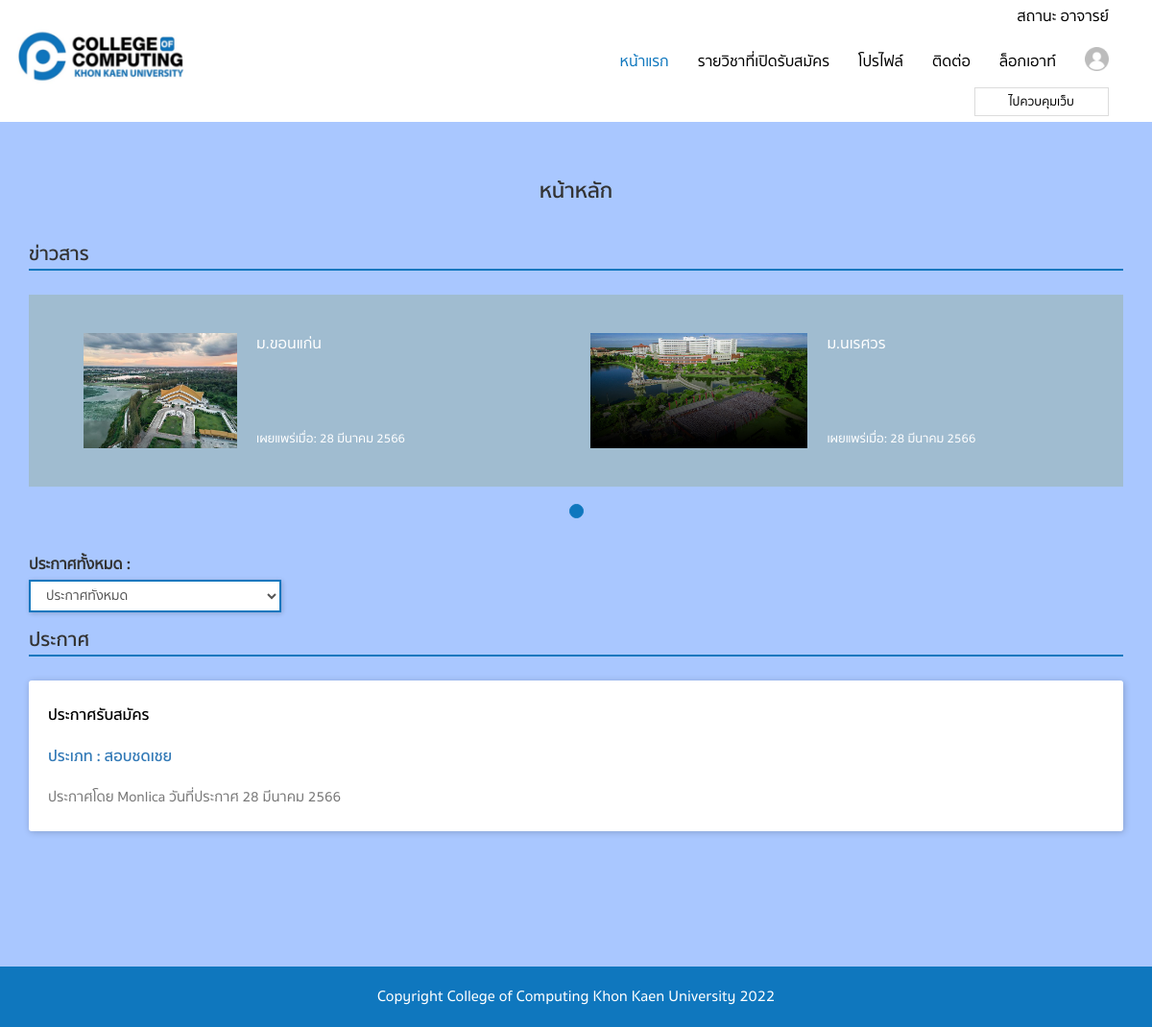
Page /teacher/index.php (signed in) on the committed database.
### tables this page shows
CREATE TABLE `news_report` (
  `pk` int(11) NOT NULL,
  `title` text NOT NULL,
  `detail` text NOT NULL,
  `img` text NOT NULL,
  `date_start` text NOT NULL,
  `date_start2` text NOT NULL,
  `date_time` text NOT NULL,
  `bill_no` text NOT NULL
);

CREATE TABLE `images` (
  `pk` int(11) NOT NULL,
  `bill_no` text NOT NULL,
  `img` text NOT NULL
);

CREATE TABLE `news_report2` (
  `pk` int(11) NOT NULL,
  `title` text NOT NULL,
  `detail` text NOT NULL,
  `img` text NOT NULL,
  `datafile` text NOT NULL,
  `date_start` text NOT NULL,
  `date_start2` text NOT NULL,
  `date_time` text NOT NULL,
  `bill_no` text NOT NULL,
  `subject` text NOT NULL,
  `createby` text NOT NULL,
  `datestart` text NOT NULL,
  `headdata` text NOT NULL
);

CREATE TABLE `drop_show` (
  `pk` int(11) NOT NULL,
  `name` text NOT NULL
);

### teacher/index.php (the view, shortened to what this page needs)
<?php
include('header.php');
?>
<div id="wrapper" class="container" >
  <h1 id="page-title">หน้าหลัก</h1>
  <div class="row" >
    <div class="col-md-12">
      <div class="section-title">
        ข่าวสาร
      </div>
      <div id="new_carousel" class="carousel slide" data-ride="carousel" style="background-color: #A0BCD0; " >
       	<?php
			$allpage = 0;
			$sql2 = "SELECT * FROM news_report order by pk desc ";
			$query2 = mysqli_query($objCon,$sql2);
			while($objResult2 = mysqli_fetch_array($query2))
			{
				$allpage++;
			}
		  $calpage = ($allpage/4)-1;
		  if($calpage < 4){
			  $calpage = 0;
		  }
		  ?>
        <ol class="carousel-indicators">
          <?php for($showpage = 0; $showpage <= $calpage; $showpage++){ ?>
          <li data-target="#new_carousel" data-slide-to="<?php echo $showpage; ?>" class="<?php if($showpage==0){echo "active";} ?>"></li>
          <?php } ?>
        </ol>
        <div class="carousel-inner">
          <?php for($showpage = 0; $showpage <= $calpage; $showpage++){ ?>
			   <div class="item <?php if($showpage==0){echo "active";} ?>  ">
				<div class="row">
			  	<?php
				$perpage = 4;
				$page = ($showpage+1);
				$start = ($page - 1) * $perpage;
				$sql2 = "SELECT * FROM news_report  order by pk asc limit {$start} , {$perpage}  ";
				$query2 = mysqli_query($objCon,$sql2);
				while($objResult2 = mysqli_fetch_array($query2))
				{
						$img = "";
							$sql4 = "SELECT * FROM images  where bill_no = '".$objResult2["bill_no"]."' order by pk asc limit 1 ";
							$query4 = mysqli_query($objCon,$sql4);
							while($objResult4 = mysqli_fetch_array($query4))
							{
								$img = $objResult4["img"];
							}
						$img_all = $img;
				?>
		 		<a href="view_news.php?CusID=<?php echo $objResult2["pk"]; ?>"  style="text-decoration:none " >
				  <div class="col-md-6">
					<div class="news-item">
					  <div class="news-item-img">
					  	<?php if(empty($img_all)){  ?>
						<img src="https://via.placeholder.com/1200x650" style="height: 120px;"   >
						<?php  }else{ ?>
						<img src="../adminlogin/uploads/<?php echo $img_all; ?>" style="height: 120px;"    >
						<?php  }   ?>
					  </div>
					  <div class="news-item-detail">
						<div class="news-list-title">
						  <?php echo $objResult2["title"]; ?>
						</div>
						<div class="news-list-footer">
						  เผยแพร่เมื่อ:  <?php echo datethai($objResult2["date_start"])." ".datethai2($objResult2["date_start"]); ?>
						</div>
					  </div>
					</div>
				  </div>
       			<?php } ?>
        		</div>
      			</div>
          <?php } ?>
        </div>
      </div>
    </div>
  </div>
  <div class="row">
		<div class="col-md-3" align="left">
                <div class="form-group">
                    <label for="username"> ประกาศทั้งหมด  : </label>
				    <form action="index.php" method="get" >
                    <select class="form-control" id="dropshow" name="dropshow" required style="border-radius: 0px;"     onchange='this.form.submit()'     >
					 	<?php if(empty($_GET["dropshow"])){   ?>
						<option value="">  ประกาศทั้งหมด  </option>
						<?php } ?>
				  </select>
                   </form>
                </div>
            </div>
    <div class="col-md-12">
      <div class="section-title">
        ประกาศ
      </div>
      <?php
		$addcode = "";
		$sql2 = "SELECT * FROM news_report2   ".$addcode."  order by pk desc  ";
		$query2 = mysqli_query($objCon,$sql2);
		while($objResult2 = mysqli_fetch_array($query2))
		{
						$titlename = "";
						$sql = "SELECT * FROM drop_show where pk  = '".$objResult2["title"]."'   order by pk asc  ";
						$query = mysqli_query($objCon,$sql);
						while($objResult = mysqli_fetch_array($query))
						{
							$titlename = $objResult["name"];
						}
		?>
		 <a href="view_news2.php?CusID=<?php echo $objResult2["pk"]; ?>"  style="text-decoration:none " >
		  <div class="announce-item">
			<div class="announce-item-title"> <font color="black">  <?php echo $objResult2["headdata"]; ?>  </font>  </div>
			<div class="announce-item-title"> ประเภท : <?php echo $titlename; ?>  </div>
			<div class="announce-item-content"> ประกาศโดย Monlica วันที่ประกาศ <?php echo datethai($objResult2["date_start"])." ".datethai2($objResult2["date_start"]); ?>  </div>
		  </div>
		 </a>
      <?php } ?>
    </div>
  </div>
</div>
<?php
include('footer.php');
?>

### teacher/header.php (shortened to what this page needs)
<?php
				function DateThai($strDate)
				{
					$strMonth= date("n",strtotime($strDate));
					$strDay= date("j",strtotime($strDate));
					$strMonthCut = Array("","มกราคม","กุมภาพันธ์","มีนาคม","เมษายน","พฤษภาคม","มิถุนายน","กรกฎาคม","สิงหาคม","กันยายน","ตุลาคม","พฤศจิกายน","ธันวาคม");
					return "$strDay";
				}
				function DateThai2($strDate)
				{
					$strYear = date("Y",strtotime($strDate))+543;
					$strMonth= date("n",strtotime($strDate));
					$strMonthCut = Array("","มกราคม","กุมภาพันธ์","มีนาคม","เมษายน","พฤษภาคม","มิถุนายน","กรกฎาคม","สิงหาคม","กันยายน","ตุลาคม","พฤศจิกายน","ธันวาคม");
					$strMonthThai=$strMonthCut[$strMonth];
					return "$strMonthThai $strYear";
				}
	?>
<!DOCTYPE html>
<html lang="en">
<head>
  <link rel="stylesheet" href="css/font-awesome.min.css">
  <link rel="stylesheet" href="css/bootstrap.min.css">
  <link rel="stylesheet" href="css/style.css">
</head>
<body id="main-page" style="background-color: #A9C7FF; ">
<nav class="navbar navbar-inverse">
  <div class="container">
     <div class="col-lg-12" align="right"  style="margin-top: 5px;">
     	<font color="#000" > สถานะ อาจารย์ </font>
     </div>
     <div class="navbar-header">
      <a class="navbar-brand" href="index.php">
        <img src="images/logo-mini.png" style="margin-top: -5px; margin-bottom: 5px;">
      </a>
    </div>
     <?php
			$loaddata = $_SESSION["load"];
			if($loaddata == "1"){
				$page1 = "active";
			}else if($loaddata == "2"){
				$page2 = "active";
			}else if($loaddata == "3"){
				$page3 = "active";
			}else if($loaddata == "4"){
				$page4 = "active";
			}else if($loaddata == "5"){
				$page5 = "active";
			}else if($loaddata == "6"){
				$page6 = "active";
			}else if($loaddata == "7"){
				$page7 = "active";
			}else if($loaddata == "8"){
				$page8 = "active";
			}else if($loaddata == "9"){
				$page9 = "active";
			}else if($loaddata == "10"){
				$page10 = "active";
			}else if($loaddata == "11"){
				$page11 = "active";
			}else if($loaddata == "12"){
				$page12 = "active";
			}else if($loaddata == "13"){
				$page13 = "active";
			}else if($loaddata == "14"){
				$page14 = "active";
			}else if($loaddata == "15"){
				$page15 = "active";
			}else if($loaddata == "16"){
				$page16 = "active";
			}else if($loaddata == "17"){
				$page17 = "active";
			}
			?>
     <div class="collapse navbar-collapse" id="myNavbar">
      <ul class="nav navbar-nav navbar-right">
        <li class="<?php echo $page1; ?>"><a href="index.php"> หน้าแรก </a></li>
        <li class="<?php echo $page2; ?>"><a href="subject.php"> รายวิชาที่เปิดรับสมัคร </a></li>
        <li class="<?php echo $page4; ?>"><a href="profile.php"> โปรไฟล์ </a></li>
        <li class="<?php echo $page5; ?>"><a href="contact.php"> ติดต่อ </a></li>
        <li class="<?php echo $page6; ?>"><a href="../check_out2.php"> ล็อกเอาท์ </a></li>
        <li class="icon"><a href="#"><img src="images/user.png" style="width: 25px;"></a></li>
      </ul>
    </div>
     <div class="col-lg-12" align="right"  style="margin-top: -5px; margin-bottom: 5px;">
     	<div style="border: 1px solid #DCDCDC; width: 140px; height: 30px; " align="center">
     	<a href="backend/index.php">  <p style="margin-top: 2px;" >  <font color="#000" size="2px"   >  ไปควบคุมเว็บ </font></p> </a> </div>
     </div>
  </div>
</nav>

### teacher/footer.php (shortened to what this page needs)
<footer>
 Copyright College of Computing Khon Kaen University 2022
</footer>
</body>
</html>

### teacher/css/style.css (style rules this page uses)
html, body { font-family: sukhumvit; font-size: 16px; }
* { box-sizing: border-box; }
h1, h2, h3, h4, h5, h6, strong { font-family: sukhumvit-bold; }
img { width: 100%; }
.form-control { border-radius: 50px; border: 2px solid var(--main-color); box-shadow: 1px 1px 5px rgb(0 0 0 / 20%); }
.navbar { border-radius: 0px; margin-bottom: 0px; }
.navbar-inverse { background-color: var(--white-color); border-color: var(--white-color); }
.navbar-inverse .navbar-nav>li>a { color: var(--black-color); padding-top: 25px; }
.navbar-inverse .navbar-nav>li.icon>a { padding-top: 20px; }
.navbar-inverse .navbar-nav>.active>a, .navbar-inverse .navbar-nav>.active>a:focus, .navbar-inverse .navbar-nav>.active>a:hover { color: var(--main-color); background-color: var(--white-color); }
.navbar-brand { height: auto; padding: 0px; }
#main-page { background-color: var(--second-color); }
#wrapper { min-height: 100vh; margin-top: 40px; margin-bottom: 40px; }
#page-title { text-align: center; font-size: 22px; font-family: sukhumvit-bold; margin-bottom: 40px; }
.section-title { font-size: 20px; font-family: sukhumvit-bold; margin-bottom: 25px; border-bottom: 2px solid var(--main-color); }
.announce-item { background-color: #fff; padding: 25px 20px; border-radius: 3px; box-shadow: 1px 1px 7px rgb(0 0 0 / 20%); margin-bottom: 20px; }
.announce-item-title { font-family: sukhumvit-bold; margin-bottom: 20px; }
.announce-item-content { font-size: 15px; color: #787878; }
footer { background-color: var(--main-color); color: var(--white-color); text-align: center; padding: 20px; }
#new_carousel { background-color: var(--main-color); padding: 25px 5%; margin-bottom: 70px; }
#new_carousel .carousel-indicators { bottom: -50px; }
#new_carousel .carousel-indicators li { border: 1px solid #ccc; width: 13px; height: 13px; background-color: #ccc; }
#new_carousel .carousel-indicators .active { width: 15px; height: 15px; background-color: var(--main-color); border: 1px solid var(--main-color); }
.news-item { padding: 15px 0px; }
.news-item-img, .news-item-detail { display: table-cell; vertical-align: top; }
.news-item-detail { width: 52%; color: #fff; padding: 0px 0px 0px 20px; }
.news-list-footer { position: absolute; bottom: 15px; font-size: 13px; }
:root { --main-color: rgb(15,119,190); --second-color: rgb(229,245,255); --white-color: rgb(255,255,255); --black-color: rgb(0,0,0); }

### rows in the picture
news_report: images.img (picture), title "ม.ขอนแก่น", date_start "28", date_start "มีนาคม 2566"
news_report: images.img (picture), title "ม.นเรศวร", date_start "28", date_start "มีนาคม 2566"
news_report2: headdata "ประกาศรับสมัคร", drop_show.name "สอบชดเชย", date_start "28", date_start "มีนาคม 2566"
